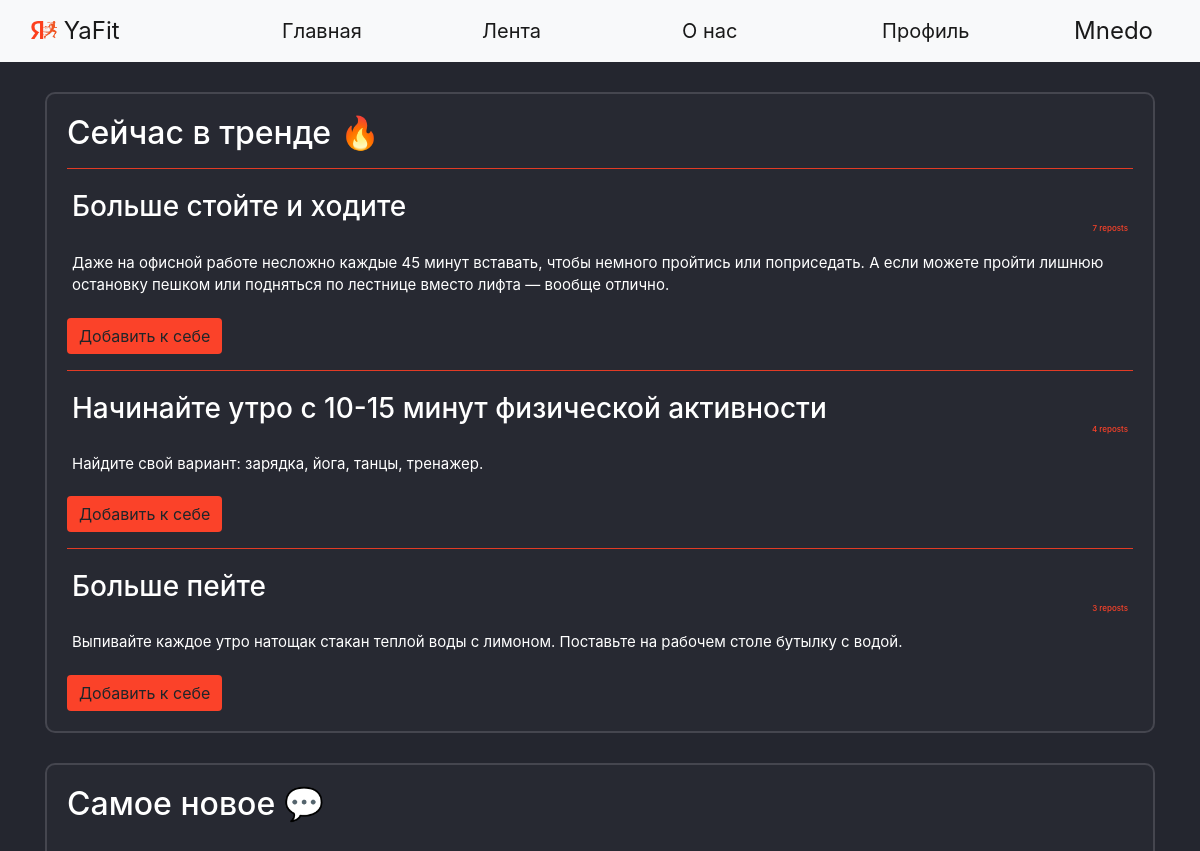
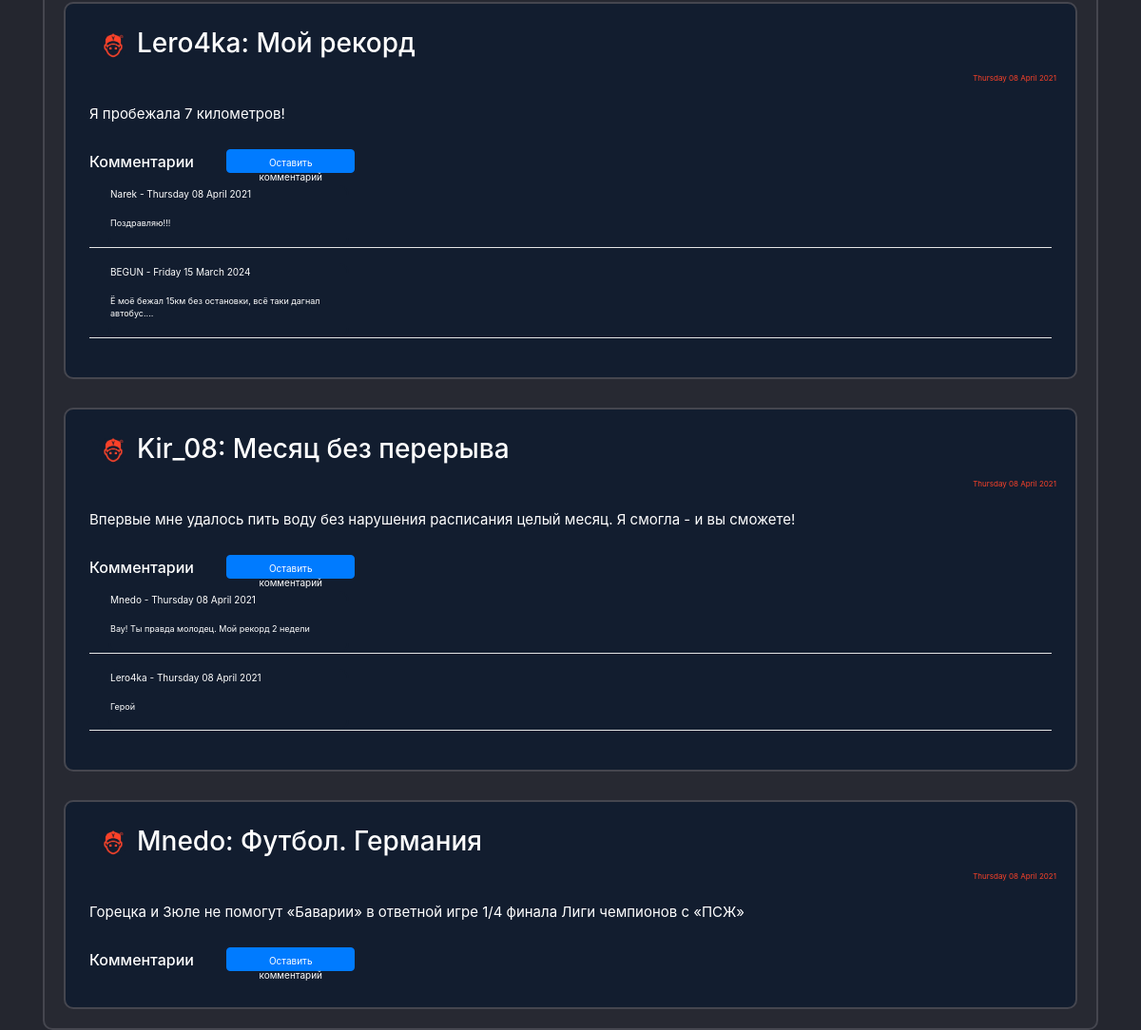
/ (signed in), run on the app's committed database (2 pictures, top to bottom).
### data/users.py (models this page shows, shortened)
class User(SqlAlchemyBase, UserMixin, SerializerMixin):
    __tablename__ = 'users'
    id = sqlalchemy.Column(sqlalchemy.Integer,
                           primary_key=True, autoincrement=True)
    name = sqlalchemy.Column(sqlalchemy.String)
    surname = sqlalchemy.Column(sqlalchemy.String)
    nickname = sqlalchemy.Column(sqlalchemy.String)
    age = sqlalchemy.Column(sqlalchemy.Integer)
    status = sqlalchemy.Column(sqlalchemy.String)
    about = sqlalchemy.Column(sqlalchemy.String)
    email = sqlalchemy.Column(sqlalchemy.String, unique=True)
    hashed_password = sqlalchemy.Column(sqlalchemy.String)
    modified_date = sqlalchemy.Column(sqlalchemy.DateTime, default=datetime.datetime.now)
    city_from = sqlalchemy.Column(sqlalchemy.String)
    habit = sqlalchemy.Column(sqlalchemy.String)  # id_1;id_2
    habits = orm.relationship("Habits", back_populates='user')
    news = orm.relationship("News", back_populates='user')
    comments = orm.relationship("Comments", back_populates='user')

### data/habits.py (models this page shows)
class Habits(SqlAlchemyBase, UserMixin, SerializerMixin):
    __tablename__ = 'habits'
    id = sqlalchemy.Column(sqlalchemy.Integer,
                           primary_key=True, autoincrement=True)
    type = sqlalchemy.Column(sqlalchemy.String)
    period = sqlalchemy.Column(sqlalchemy.Integer)  # days
    about_link = sqlalchemy.Column(sqlalchemy.String)
    count = sqlalchemy.Column(sqlalchemy.Integer, default=0)
    reposts = sqlalchemy.Column(sqlalchemy.Integer, default=0)
    creator = sqlalchemy.Column(sqlalchemy.String, sqlalchemy.ForeignKey("users.id"))
    user = orm.relationship('User')

### data/news.py (models this page shows)
class News(SqlAlchemyBase, UserMixin, SerializerMixin):
    __tablename__ = 'news'
    id = sqlalchemy.Column(sqlalchemy.Integer,
                           primary_key=True, autoincrement=True)
    title = sqlalchemy.Column(sqlalchemy.String)
    content = sqlalchemy.Column(sqlalchemy.String)
    created_date = sqlalchemy.Column(sqlalchemy.DateTime,
                                     default=datetime.datetime.now)
    user_id = sqlalchemy.Column(sqlalchemy.Integer,
                                sqlalchemy.ForeignKey("users.id"))
    comms = sqlalchemy.Column(sqlalchemy.String)  # id_1;id_2
    user = orm.relationship('User')

### data/comments.py (models this page shows)
class Comments(SqlAlchemyBase, UserMixin, SerializerMixin):
    __tablename__ = 'comments'
    id = sqlalchemy.Column(sqlalchemy.Integer,
                           primary_key=True, autoincrement=True)
    content = sqlalchemy.Column(sqlalchemy.String)
    created_date = sqlalchemy.Column(sqlalchemy.DateTime,
                                     default=datetime.datetime.now)
    user_id = sqlalchemy.Column(sqlalchemy.Integer,
                                sqlalchemy.ForeignKey("users.id"))
    user = orm.relationship('User')

### main.py (the view)
@app.route("/")
def index():
    db_sess = db_session.create_session()
    habits = db_sess.query(Habits).all()
    habits = sorted(habits, key=lambda x: -int(x.reposts))
    top_habits = []
    habit_index = 0
    for habit in habits:
        habit_index += 1
        creator_nickname = (db_sess.query(User).filter(User.id == habit.creator).first()).nickname
        top_habits.append({'id': habit.id,
                           'type': habit.type,
                           'period': habit.period,
                           'about_link': habit.about_link,
                           'count': habit.count,
                           'reposts': habit.reposts,
                           'creator': creator_nickname})
        if habit_index == 3:
            break
    rec_news = db_sess.query(News).all()
    rec_news = sorted(rec_news, key=lambda x: x.created_date)
    top_news = []
    news_index = 0
    for news in rec_news:
        path = ''
        news_index += 1
        creator_nickname = (db_sess.query(User).filter(User.id == news.user_id).first()).nickname
        for images in os.listdir('static/img/users_photo'):
            if images.split('.')[0] == creator_nickname:
                path = 'static/img/users_photo/' + images
        if path == '':
            path = 'static/img/users_photo/default.jpg'
        comments = []
        if news.comms:
            if ';' in news.comms:
                for com_id in news.comms.split(';'):
                    comments.append(db_sess.query(Comments).filter(Comments.id == com_id).first())
            elif len(news.comms) == 1:
                com_id = news.comms
                comments = [db_sess.query(Comments).filter(Comments.id == com_id).first()]
        else:
            comments = []
        if len(comments) > 1:
            comments = sorted(comments, key=lambda x: x.created_date)
        comments_main = []
        for com in comments:
            comentor_nickname = db_sess.query(User).filter(User.id == com.user_id).first().nickname
            comments_main.append({'id': com.id,
                                  'content': com.content,
                                  'created_date': com.created_date.strftime("%A %d %B %Y"),
                                  'creator': comentor_nickname})
        comments = comments_main
        top_news.append({'id': news.id,
                         'title': news.title,
                         'content': news.content,
                         'created_date': news.created_date.strftime("%A %d %B %Y"),
                         'comms': comments,
                         'creator': creator_nickname,
                         'path': path})
        if news_index == 3:
            break
    return render_template("index.html", top_habits=top_habits, top_news=top_news, random_id=random.randint(1, 2 ** 16),
                           title='Главная')

### data/db_session.py (called while the page is built)
def create_session() -> Session:
    global __factory
    return __factory()

### main.py (called while the page is built)
@login_manager.user_loader
def load_user(user_id):
    db_sess = db_session.create_session()
    return db_sess.query(User).get(user_id)

### templates/index.html (shortened to what this page needs)
{% extends "base.html" %}
{% block content %}
<div class="page_border">
    <h2>Сейчас в тренде &#128293;</h2>
    {% for habit in top_habits%}
    <hr>
    <div class="menu_item">
        <h3>{{habit['type']}}
            <div class="reposts">
                {{habit['reposts']}} reposts
            </div>
        </h3>
    </div>
    <div class="menu_item">
        <p>{{habit['about_link']}}</p>
    </div>
    {% if current_user.is_authenticated %}
    <div>
        <a href="/add_habit/{{ habit['id'] }}" class="btn btn-warning">Добавить к себе</a>
    </div>
    {% endif %}
    {% endfor %}
</div>
<div class="page_border">
    <h2>Самое новое &#128172;</h2>
    {% for new in top_news%}
    <div class="page_border" style="background-color: #121d2f !important;">
        <div class="menu_item">
            <h3><a><img
                    src={{new['path']}}?dummy={{random_id}} alt="avatar"
                    class="round_avatar"></a>{{new['creator']}}: {{new['title']}} </h3>
        </div>
        <div class="reposts">
            <p>{{new['created_date']}}</p>
        </div>
        <div class="menu_item">
            <p>{{new['content']}}</p>
        </div>
        <div class="menu_item">
            <h6>Комментарии {% if current_user.is_authenticated %}
                <a href="/com_add/{{ new['id'] }}" class="btn btn-primary"
                   style=" height:25px; width:135px; font-size: 10px; margin-bottom:5px; margin-left: 30px;">Оставить
                    комментарий</a>
                {% endif %}
            </h6>
            {% for com in new['comms'] %}
            <div class="com_label" style="margin-left: 20px; padding: 0; margin-top: 0; margin-bottom;">
                <p style="font-size: 10px;">{{com['creator']}} - {{com['created_date']}}</p>
                <p style="font-size: 9px;">{{com['content']}}
                </p></div>
            <hr style="color: white; background-color: white; padding: 0; margin-top: 0; margin-bottom;">
            {% endfor %}
        </div>
    </div>
    {% endfor %}
</div>
{% endblock %}

### templates/base.html (shortened to what this page needs)
<!doctype html>
<html lang="en">
<head>
    <link rel="stylesheet" href="/static/css/style.css?random()">
    <link rel="stylesheet"
          href="https://stackpath.bootstrapcdn.com/bootstrap/4.4.1/css/bootstrap.min.css"
>
</head>
<body>
<header>
    <nav class="navbar navbar-expand-lg navbar-light bg-light">
        <div class="container-fluid">
            <a class="navbar-brand" style="width: 250px;" href="/">
                <img src="/static/img/YaFit_logo.png" alt="" width="26" height="18"
                     class="d-inline-block text-align-center" style="margin-bottom:5px;">
                YaFit
            </a>
            <div class="collapse navbar-collapse">
                <ul class="mx-auto navbar-nav">
                    <li class="nav-item">
                        <a class="nav-link active" style="width: 200px;" aria-current="page" href="/">Главная</a>
                    </li>
                    <li class="nav-item">
                        <a class="nav-link active" style="width: 200px;" href="/news">Лента</a>
                    </li>
                    <li class="nav-item">
                        <a class="nav-link active" style="width: 200px;" href="/info">О нас</a>
                    </li>
                    <li class="nav-item">
                        <a class="nav-link active" style="width: 200px;" href="/office">Профиль</a>
                </ul>
                {% if current_user.is_authenticated %}
                <a class="navbar-brand" href="/logout">{{current_user.nickname}}</a>
                {% else %}
                <p>
                    <a class="btn btn-primary " href="/register">Зарегистрироваться</a>
                    <a class="btn btn-success" href="/login">Войти</a>
                </p>
                {% endif %}
            </div>
        </div>
    </nav>
</header>
<main role="main" class="container">
    {% block content %}{% endblock %}
</main>
</body>
</html>

### static/css/style.css (style rules this page uses)
body { background-color: #24262f !important; color: white; }
.nav-item { color: black; font-weight: 400; font-size: 20px !important; }
.navbar-brand { font-size: 24px !important; }
.page_border { background-color: #272932 !important; color: white !important; border: 2px solid #45464F; border-radius: 10px; padding: 20px !important; margin: 0 auto; margin-top: 30px; }
.menu_item { padding: 5px !important; font-size: 15px !important; }
hr { background-color: #FB4229; color: #FB4229; }
.reposts { color: #FB4229 !important; font-size: 8px !important; text-align: right; }
.btn-warning { background-color: #FB4229 !important; border: 2px #FB4229 !important; }
.com_label { background-color: #121d2f !important; color: white !important; border: 2px solid #121d2f; width: 25%; border-radius: 10px; }
.round_avatar { margin-left:10px; margin-right:10px; width: 30px !important; height: 30px !important; border-radius: 50px !important; }

### data on the page
User: nickname "Mnedo", creator "Mnedo", creator "Mnedo"
Habits: type "Больше стойте и ходите", about_link "Даже на офисной работе несложно каждые 45 минут вставать, чтобы немного пройтись или поприседать. А если можете пройти лишнюю остановку пешком или подняться по лестнице вместо лифта — вообще отлично."
Habits: type "Начинайте утро с 10-15 минут физической активности", about_link "Найдите свой вариант: зарядка, йога, танцы, тренажер."
Habits: type "Больше пейте", about_link "Выпивайте каждое утро натощак стакан теплой воды с лимоном. Поставьте на рабочем столе бутылку с водой."
User: creator "Lero4ka", creator "Lero4ka"
News: title "Мой рекорд", content "Я пробежала 7 километров!"
User: creator "Narek"
Comments: content "Поздравляю!!!"
User: creator "BEGUN"
Comments: content "Ё моё бежал 15км без остановки, всё таки дагнал автобус...."
User: creator "Kir_08"
News: title "Месяц без перерыва", content "Впервые мне удалось пить воду без нарушения расписания целый месяц. Я смогла - и вы сможете!"
Comments: content "Вау! Ты правда молодец. Мой рекорд 2 недели"
Comments: content "Герой"
News: title "Футбол. Германия", content "Горецка и Зюле не помогут «Баварии» в ответной игре 1/4 финала Лиги чемпионов с «ПСЖ»"

### other printed values
{{ habit['reposts'] }} "7" "4" "3"
{{ new['created_date'] }} "Thursday 08 April 2021" "Thursday 08 April 2021" "Thursday 08 April 2021"
{{ com['created_date'] }} "Thursday 08 April 2021" "Friday 15 March 2024" "Thursday 08 April 2021" "Thursday 08 April 2021"
